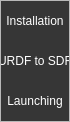
        <widget class="QFrame" name="frame_left_menu">
         <property name="minimumSize">
          <size>
           <width>70</width>
           <height>0</height>
          </size>
         </property>
         <property name="maximumSize">
          <size>
           <width>70</width>
           <height>16777215</height>
          </size>
         </property>
         <property name="frameShape">
          <enum>QFrame::StyledPanel</enum>
         </property>
         <property name="frameShadow">
          <enum>QFrame::Raised</enum>
         </property>
         <layout class="QVBoxLayout" name="verticalLayout_3">
          <property name="leftMargin">
           <number>0</number>
          </property>
          <property name="topMargin">
           <number>0</number>
          </property>
          <property name="rightMargin">
           <number>0</number>
          </property>
          <property name="bottomMargin">
           <number>0</number>
          </property>
          <item alignment="Qt::AlignTop">
           <widget class="QFrame" name="frame_top_menus">
            <property name="frameShape">
             <enum>QFrame::NoFrame</enum>
            </property>
            <property name="frameShadow">
             <enum>QFrame::Raised</enum>
            </property>
            <layout class="QVBoxLayout" name="verticalLayout_4">
             <property name="spacing">
              <number>0</number>
             </property>
             <property name="leftMargin">
              <number>0</number>
             </property>
             <property name="topMargin">
              <number>0</number>
             </property>
             <property name="rightMargin">
              <number>0</number>
             </property>
             <property name="bottomMargin">
              <number>0</number>
             </property>
             <item>
              <widget class="QPushButton" name="btn_page_1">
               <property name="minimumSize">
                <size>
                 <width>0</width>
                 <height>40</height>
                </size>
               </property>
               <property name="styleSheet">
                <string notr="true">QPushButton {
	color: rgb(255, 255, 255);
	background-color: rgb(54, 54, 54);
	border: 0px solid;
}
QPushButton:hover {
	background-color:rgb(40, 40, 40);
}</string>
               </property>
               <property name="text">
                <string>Installation</string>
               </property>
              </widget>
             </item>
             <item>
              <widget class="QPushButton" name="btn_page_2">
               <property name="minimumSize">
                <size>
                 <width>0</width>
                 <height>40</height>
                </size>
               </property>
               <property name="styleSheet">
                <string notr="true">QPushButton {
	color: rgb(255, 255, 255);
	background-color: rgb(54, 54, 54);
	border: 0px solid;
}
QPushButton:hover {
	background-color:rgb(40, 40, 40);
}</string>
               </property>
               <property name="text">
                <string>URDF to SDF</string>
               </property>
              </widget>
             </item>
             <item>
              <widget class="QPushButton" name="btn_page_3">
               <property name="minimumSize">
                <size>
                 <width>0</width>
                 <height>40</height>
                </size>
               </property>
               <property name="styleSheet">
                <string notr="true">QPushButton {
	color: rgb(255, 255, 255);
	background-color: rgb(54, 54, 54);
	border: 0px solid;
}
QPushButton:hover {
	background-color:rgb(40, 40, 40);
}</string>
               </property>
               <property name="text">
                <string>Launching</string>
               </property>
              </widget>
             </item>
            </layout>
           </widget>
          </item>
         </layout>
        </widget>
